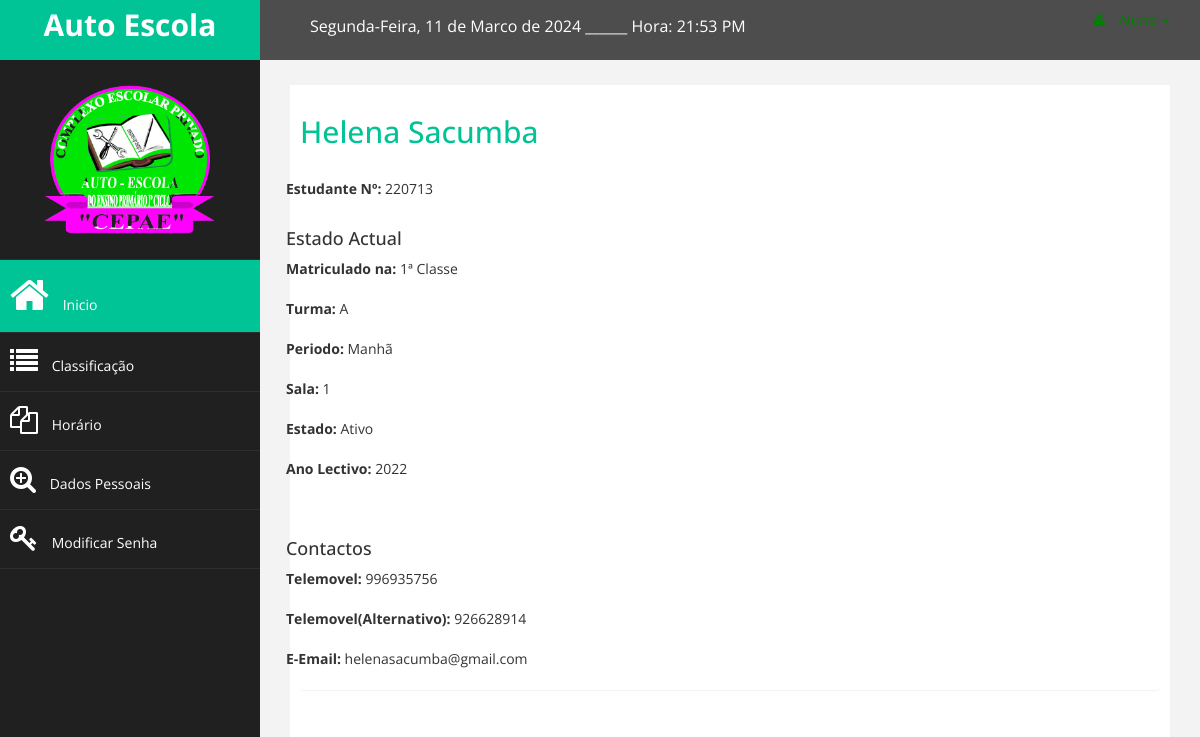
The page /aluno/estudante.php (signed in) on the database its author committed.
### tables this page shows
CREATE TABLE `inscricao` (
  `id_inscricao` int(11) NOT NULL,
  `num_inscricao` int(11) NOT NULL,
  `id_usuario` int(11) NOT NULL,
  `data_inscricao` timestamp NOT NULL DEFAULT current_timestamp() ON UPDATE current_timestamp(),
  `data_nasc` date DEFAULT NULL,
  `data_validade` date DEFAULT NULL,
  `nacionalidade` varchar(20) NOT NULL,
  `naturalidade` varchar(20) NOT NULL,
  `residencia` varchar(50) NOT NULL,
  `municipio` varchar(20) NOT NULL,
  `cidade` varchar(20) NOT NULL,
  `tel2` varchar(30) DEFAULT NULL,
  `nome_pai` varchar(30) DEFAULT NULL,
  `estado_civil_p` varchar(10) DEFAULT NULL,
  `profissao_pai` varchar(30) DEFAULT NULL,
  `situacao_pai` varchar(30) DEFAULT NULL,
  `nome_mae` varchar(30) DEFAULT NULL,
  `estado_civil_m` varchar(10) DEFAULT NULL,
  `profissao_mae` varchar(30) DEFAULT NULL,
  `situacao_mae` varchar(30) DEFAULT NULL,
  `classe_anterior` varchar(20) DEFAULT NULL,
  `escola_anterior` varchar(50) DEFAULT NULL,
  `media_final` int(2) DEFAULT NULL,
  `classe_pretendida` varchar(20) NOT NULL,
  `ano_acad_concluido` year(4) DEFAULT NULL
);

CREATE TABLE `usuario` (
  `id_usuario` int(11) NOT NULL,
  `nome_usuario` varchar(50) NOT NULL,
  `tipo_documento` varchar(30) NOT NULL,
  `num_documento` varchar(30) DEFAULT NULL,
  `sexo` enum('Masculino','Feminino') NOT NULL,
  `tel1` varchar(30) NOT NULL,
  `email` varchar(30) DEFAULT NULL,
  `tipo` varchar(30) NOT NULL,
  `ativo` tinyint(1) NOT NULL,
  `login` int(6) NOT NULL,
  `senha` varchar(100) NOT NULL
);

CREATE TABLE `matricula` (
  `id_matricula` int(11) NOT NULL,
  `num_matricula` int(11) NOT NULL,
  `tipo` varchar(30) NOT NULL,
  `id_inscricao` int(11) NOT NULL,
  `id_turma` int(11) NOT NULL,
  `ano_academico` year(4) NOT NULL,
  `data_matricula` timestamp NOT NULL DEFAULT current_timestamp() ON UPDATE current_timestamp()
);

CREATE TABLE `classe` (
  `id_classe` int(11) NOT NULL,
  `nome_classe` varchar(30) NOT NULL,
  `codigo_classe` varchar(4) NOT NULL
);

CREATE TABLE `turma` (
  `id_turma` int(11) NOT NULL,
  `nome_turma` varchar(5) NOT NULL,
  `classe` int(11) NOT NULL,
  `periodo` enum('Manhã','Tarde','Noite') NOT NULL,
  `num_sala` int(11) NOT NULL,
  `id_professor` int(11) NOT NULL COMMENT 'responsavel da turma'
);

### aluno/estudante.php (the view, shortened to what this page needs)
   <?php
   include_once 'menu_rod/menu_aluno.php';
   $user = $_SESSION['UsuarioNome'];
   $sql = "SELECT * FROM inscricao i inner join usuario u on i.id_usuario = u.id_usuario
   join matricula m on m.id_inscricao = i.id_inscricao
   join turma t on m.id_turma = t.id_turma join classe c on t.classe= c.id_classe WHERE nome_usuario = '$user' ";
   $resultado = mysqli_query($connect, $sql);
   $dados = mysqli_fetch_array($resultado);
   $matricula = $dados['num_matricula'];
   $nome = $dados['nome_usuario'];
   $telefone = $dados['tel1'];
   $telefone2 = $dados['tel2'];
   $classe = $dados['nome_classe'];
   $email = $dados['email'];
   $ano_academico = $dados['ano_academico'];
   $estado =  $dados['ativo'];
   $turma = $dados['nome_turma'];
   $periodo = $dados['periodo'];
   $sala =  $dados['num_sala'];
   ?>
   <div id="page-wrapper" >
       <div id="page-inner">
           <div class="row">
               <div class="col-md-12">
                <h2><?php echo $nome?></h2>
                <div class="row">
               <div class="col-lg-12">
                   <section class="panel">
                   <br>
                   <form action="" method="POST">
                       <div class="row">
                               <div class="form-group">
                                   <label>Estudante Nº: </label> <?php echo $matricula?>
                               </div>
                           <h4>Estado Actual</h4>
                           <div class="form-group">
                                   <label>Matriculado na: </label> <?php echo $classe?>
                           </div>
                           <div class="form-group">
                               <label>Turma:</label> <?php echo $turma?>
                           </div>
                           <div class="form-group">
                               <label>Periodo:</label> <?php echo $periodo ?>
                           </div>
                           <div class="form-group">
                               <label>Sala:</label> <?php echo $sala ?>
                           </div>
                           <div class="form-group">
                               <label>Estado:</label> <?php echo $estado == 1 ? "Ativo " : "Desactivo ";?>
                           </div>
                           <div class="form-group">
                               <label>Ano Lectivo:</label> <?php echo $ano_academico?>
                           </div>
                           <br>
                           <h4>Contactos</h4>
                           <div class="form-group">
                               <label>Telemovel:</label> <?php echo $telefone?>
                           </div>
                           <div class="form-group">
                               <label>Telemovel(Alternativo):</label> <?php echo $telefone2?>
                           </div>
                           <div class="form-group">
                               <label>E-Email: </label> <?php echo $email?>
                           </div>
                       </div>
                   </form>
               </div>
           </div>
               </div>
           </div>
       </div>
   </div>
<?php
   include_once 'menu_rod/rod_aluno.php';
   ?>

### assets/css/dustom.css (style rules this page uses)
body { font-family: 'Open Sans', sans-serif; }
#page-wrapper { padding: 15px 15px; min-height: 600px; background:#F3F3F3; }
#page-inner { width:100%; margin:10px 20px 10px 0px; background:#fff; padding:10px; min-height:1200px; }
h2 { color: #00c396; }
h4 { padding-top:10px; }
@media (min-width:768px) { #page-wrapper { margin: 0 0 0 260px; padding: 15px 30px; min-height: 1200px; } }

### rows shown on the page
inscricao: id_usuario.nome_usuario "Helena Sacumba", matricula.num_matricula "220713", classe.nome_classe "1ª Classe", turma.nome_turma "A", turma.periodo "Manhã", turma.num_sala "1", matricula.ano_academico "2022", id_usuario.tel1 "996935756", tel2 "926628914", id_usuario.email "helenasacumba@gmail.com"
